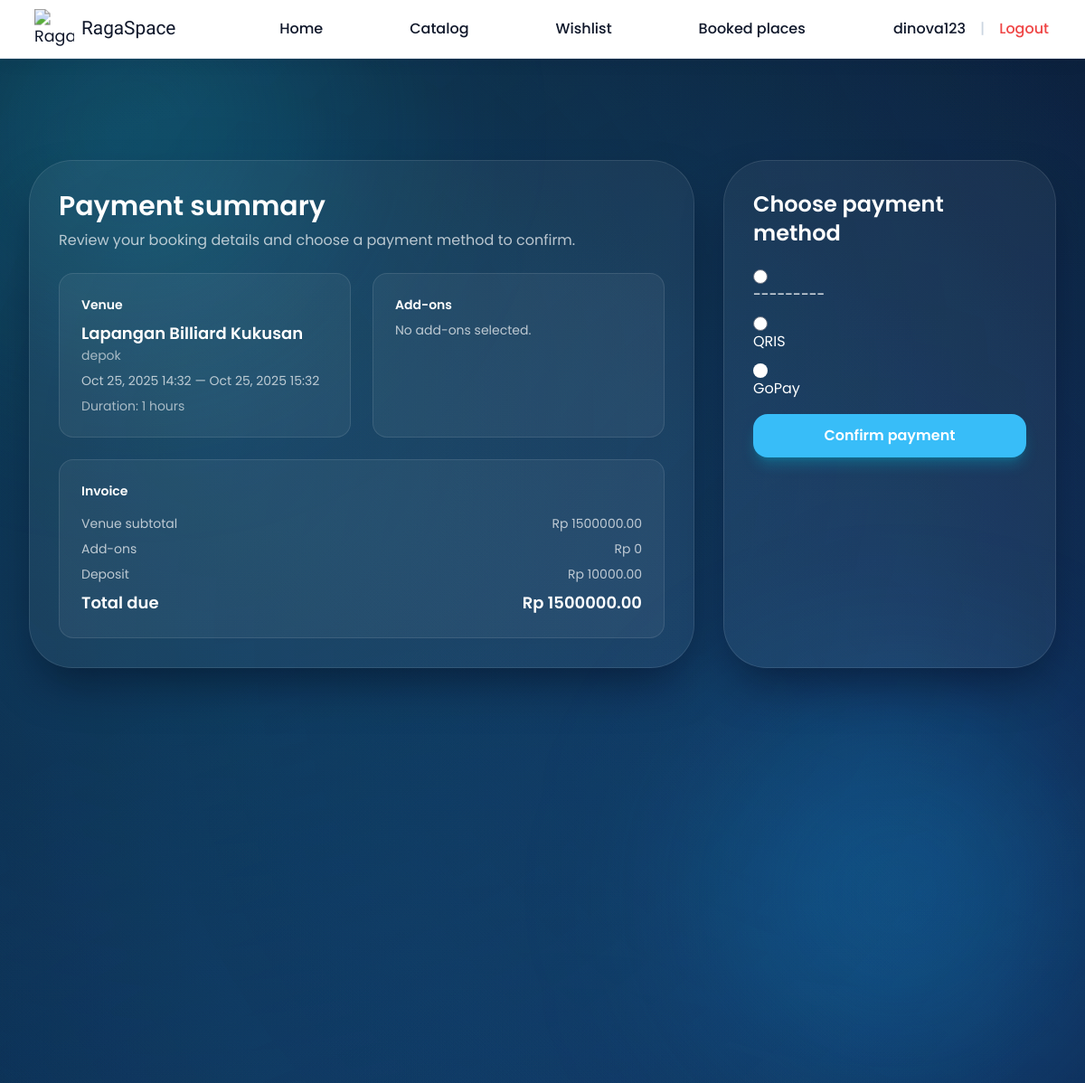
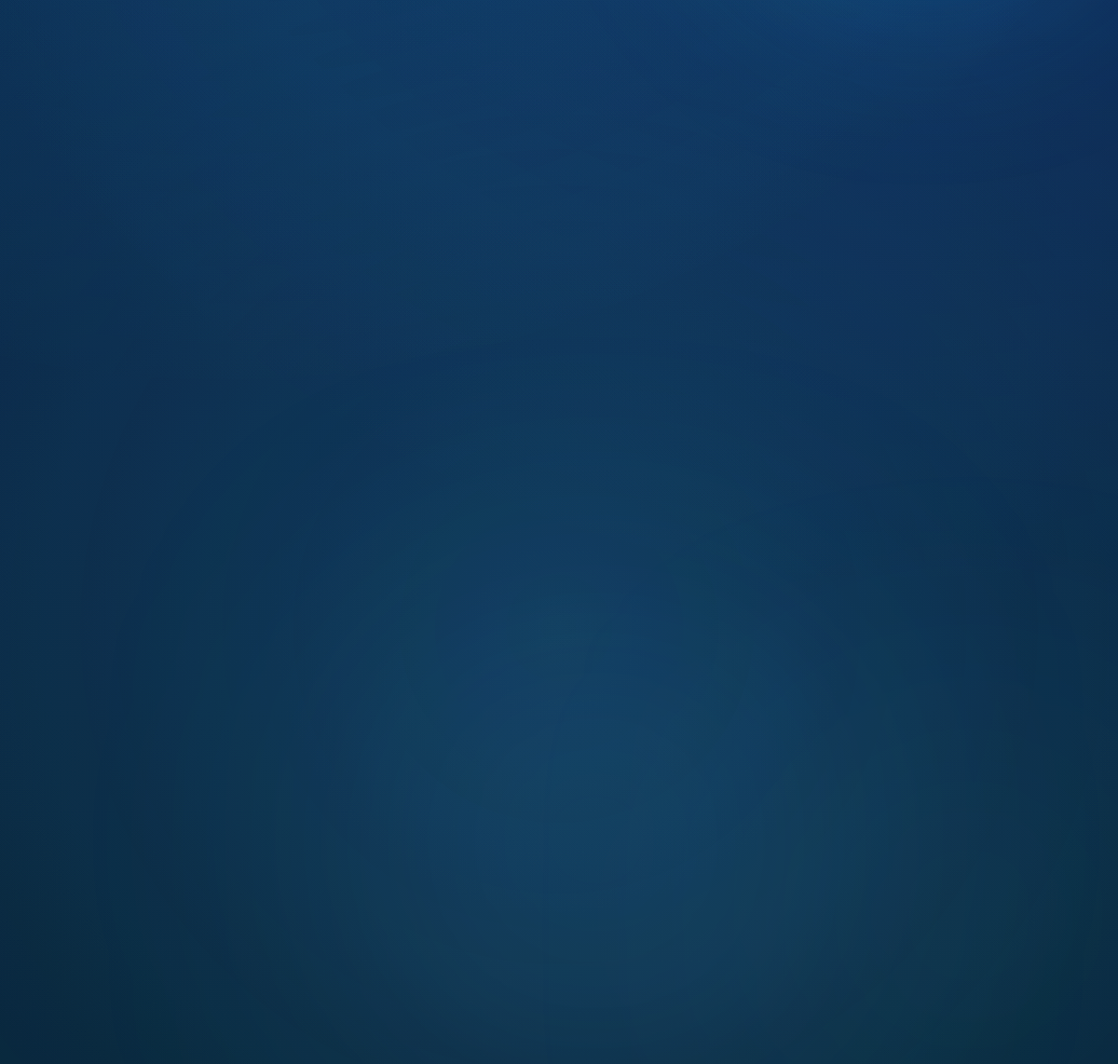
Screenshot of /bookings/2/payment/ (signed in) with the database file from the repository (2 pictures, top to bottom).
### rent/models.py (models this page shows, shortened)
class Booking(models.Model):
    STATUS_PENDING = "pending"
    STATUS_ACTIVE = "active"
    STATUS_CONFIRMED = "confirmed"
    STATUS_COMPLETED = "completed"
    STATUS_CANCELLED = "cancelled"
    STATUS_CHOICES = [
        (STATUS_PENDING, "Pending approval"),
        (STATUS_ACTIVE, "Reserved"),
        (STATUS_CONFIRMED, "Confirmed"),
        (STATUS_COMPLETED, "Completed"),
        (STATUS_CANCELLED, "Cancelled"),
    ]
    ACTIVE_STATUSES = (STATUS_PENDING, STATUS_ACTIVE, STATUS_CONFIRMED)
    user = models.ForeignKey(settings.AUTH_USER_MODEL, on_delete=models.CASCADE, related_name="bookings")
    venue = models.ForeignKey(Venue, on_delete=models.CASCADE, related_name="bookings")
    start_datetime = models.DateTimeField()
    end_datetime = models.DateTimeField()
    addons = models.ManyToManyField("add_on.AddOn", related_name="bookings", blank=True)
    notes = models.TextField(blank=True)
    status = models.CharField(max_length=20, choices=STATUS_CHOICES, default=STATUS_PENDING)
    approved_at = models.DateTimeField(null=True, blank=True)
    approved_by = models.ForeignKey(
        settings.AUTH_USER_MODEL,
        null=True,
        blank=True,
        on_delete=models.SET_NULL,
        related_name="approved_bookings",
    )
    created_at = models.DateTimeField(auto_now_add=True)
    updated_at = models.DateTimeField(auto_now=True)
    class Meta:
        ordering = ["-start_datetime"]
    @property
    def duration_hours(self) -> int:
        delta = self.end_datetime - self.start_datetime
        return int(delta.total_seconds() // 3600)
    @property
    def addons_total(self) -> Decimal:
        return sum((addon.price for addon in self.addons.all()), Decimal("0"))
    @property
    def base_cost(self) -> Decimal:
        return self.venue.hourly_total(self.duration_hours)
    @property
    def total_cost(self) -> Decimal:
        return self.base_cost + self.addons_total
    def ensure_payment(self) -> "Payment":
        from uuid import uuid4
        payment, created = Payment.objects.get_or_create(
            booking=self,
            defaults={
                "method": "qris",
                "status": "waiting",
                "total_amount": self.total_cost,
                "deposit_amount": Decimal("10000"),
                "reference_code": uuid4().hex[:12].upper(),
            },
        )
        if not created and payment.total_amount != self.total_cost:
            payment.total_amount = self.total_cost
            payment.save(update_fields=["total_amount", "updated_at"])
        return payment

class Payment(models.Model):
    METHOD_CHOICES = [
        ("qris", "QRIS"),
        ("gopay", "GoPay"),
    ]
    STATUS_CHOICES = [
        ("waiting", "Waiting for confirmation"),
        ("confirmed", "Confirmed"),
        ("completed", "Completed"),
    ]
    booking = models.OneToOneField(Booking, on_delete=models.CASCADE, related_name="payment")
    method = models.CharField(max_length=20, choices=METHOD_CHOICES)
    status = models.CharField(max_length=20, choices=STATUS_CHOICES, default="waiting")
    total_amount = models.DecimalField(max_digits=10, decimal_places=2)
    deposit_amount = models.DecimalField(max_digits=10, decimal_places=2, default=Decimal("10000"))
    reference_code = models.CharField(max_length=100, unique=True)
    created_at = models.DateTimeField(auto_now_add=True)
    updated_at = models.DateTimeField(auto_now=True)
    class Meta:
        ordering = ["-created_at"]

### manajemen_lapangan/models.py (models this page shows, shortened)
class TimestampedModel(models.Model):
    created_at = models.DateTimeField(auto_now_add=True)
    updated_at = models.DateTimeField(auto_now=True)
    class Meta:
        abstract = True

class Venue(TimestampedModel):
    category = models.ForeignKey(Category, on_delete=models.PROTECT, related_name="venues")
    name = models.CharField(max_length=150)
    slug = models.SlugField(max_length=170, unique=True)
    description = models.TextField()
    location = models.CharField(max_length=150)
    city = models.CharField(max_length=100)
    address = models.TextField(blank=True)
    price_per_hour = models.DecimalField(max_digits=10, decimal_places=2)
    capacity = models.PositiveIntegerField(default=1)
    facilities = models.TextField(help_text="Comma separated facilities list.")
    image_url = models.URLField(blank=True)
    available_start_time = models.TimeField(default=time(7, 0))
    available_end_time = models.TimeField(default=time(22, 0))
    class Meta:
        ordering = ["name"]
    def hourly_total(self, hours: int) -> Decimal:
        return self.price_per_hour * Decimal(hours)

### rent/views.py (the view, shortened to what this page needs)
# urls.py: path("bookings/<int:pk>/payment/", BookingPaymentView.as_view(), name="payment"),
class BookingPaymentView(LoginRequiredMixin, View):
    template_name = "rent/booking_payment.html"
    def _get_booking(self, request: HttpRequest, pk: int) -> Booking:
        booking = get_object_or_404(
            Booking.objects.select_related("venue", "payment").prefetch_related("addons"), pk=pk, user=request.user
        )
        booking.ensure_payment()
        return booking
    def get(self, request: HttpRequest, pk: int) -> HttpResponse:
        booking = self._get_booking(request, pk)
        if booking.status == Booking.STATUS_PENDING:
            messages.error(request, "This booking still requires admin approval before payment.")
            return redirect("wishlist")
        if booking.status in {Booking.STATUS_CANCELLED, Booking.STATUS_COMPLETED}:
            messages.error(request, "This booking can no longer be paid.")
            return redirect("booked-places")
        form = PaymentForm(instance=booking.payment)
        return render(request, self.template_name, {"booking": booking, "form": form})

### rent/forms.py
class PaymentForm(forms.ModelForm):
    class Meta:
        model = Payment
        fields = ("method",)
        widgets = {
            "method": forms.RadioSelect(
                attrs={
                    "class": "flex flex-col gap-3 text-white",
                }
            )
        }

### authentication/context_processors.py (called while the page is built)
def csrf_token_context(request):
    token = request.COOKIES.get(settings.CSRF_COOKIE_NAME)
    if not token:
        token = request.META.get("CSRF_COOKIE") or get_token(request)
    return {
        "csrf_cookie_value": token,
    }

### katalog/context_processors.py (called while the page is built)
def global_filters(request):
    return {
        "global_filter_form": SearchFilterForm(request.GET or None),
    }

### rent/templates/rent/booking_payment.html (shortened to what this page needs)
{% extends 'base.html' %}
{% block content %}
<section class="grid gap-8 lg:grid-cols-[2fr,1fr]">
  <div class="rounded-[3rem] border border-white/10 bg-white/5 p-8 shadow-2xl shadow-slate-950/50 backdrop-blur-2xl">
    <h1 class="text-3xl font-semibold text-white">Payment summary</h1>
    <p class="mt-2 text-white/70">Review your booking details and choose a payment method to confirm.</p>
    <div class="mt-6 grid gap-6 md:grid-cols-2">
      <div class="rounded-2xl border border-white/10 bg-white/5 p-6">
        <h2 class="text-sm font-semibold text-white">Venue</h2>
        <p class="mt-2 text-lg font-semibold text-white">{{ booking.venue.name }}</p>
        <p class="text-sm text-white/60">{{ booking.venue.city }}</p>
        <p class="mt-2 text-sm text-white/70">{{ booking.start_datetime|date:'M d, Y H:i' }} — {{ booking.end_datetime|date:'M d, Y H:i' }}</p>
        <p class="mt-2 text-sm text-white/60">Duration: {{ booking.duration_hours }} hours</p>
      </div>
      <div class="rounded-2xl border border-white/10 bg-white/5 p-6">
        <h2 class="text-sm font-semibold text-white">Add-ons</h2>
        <ul class="mt-2 space-y-2 text-sm text-white/70">
          {% for addon in booking.addons.all %}
          <li class="flex justify-between"><span>{{ addon.name }}</span><span>Rp {{ addon.price }}</span></li>
          {% empty %}
          <li>No add-ons selected.</li>
          {% endfor %}
        </ul>
      </div>
    </div>
    <div class="mt-6 rounded-2xl border border-white/10 bg-white/5 p-6">
      <h2 class="text-sm font-semibold text-white">Invoice</h2>
      <dl class="mt-4 space-y-2 text-sm text-white/70">
        <div class="flex justify-between"><dt>Venue subtotal</dt><dd>Rp {{ booking.base_cost }}</dd></div>
        <div class="flex justify-between"><dt>Add-ons</dt><dd>Rp {{ booking.addons_total }}</dd></div>
        <div class="flex justify-between"><dt>Deposit</dt><dd>Rp {{ booking.payment.deposit_amount }}</dd></div>
        <div class="flex justify-between text-lg font-semibold text-white"><dt>Total due</dt><dd>Rp {{ booking.payment.total_amount }}</dd></div>
      </dl>
    </div>
  </div>
  <div class="rounded-[3rem] border border-white/10 bg-white/5 p-8 shadow-2xl shadow-slate-950/50 backdrop-blur-2xl">
    <h2 class="text-2xl font-semibold text-white">Choose payment method</h2>
    <form method="post" class="mt-6 space-y-4">
      <div>
        {{ form.method }}
      </div>
      <button type="submit" class="w-full rounded-2xl bg-primary px-5 py-3 text-base font-semibold text-white shadow-lg shadow-cyan-500/30 transition hover:bg-primary/80">Confirm payment</button>
    </form>
  </div>
</section>
{% endblock %}

### templates/base.html (shortened to what this page needs)
{% load static %}
<!DOCTYPE html>
<html lang="en">
  <head>
    <script src="https://cdn.tailwindcss.com?plugins=forms,typography,aspect-ratio"></script>
    <link rel="stylesheet" href="{% static 'css/forms.css' %}" />
    <link rel="stylesheet" href="{% static 'css/ragaspace.css' %}" />
  </head>
  <body style="position:relative;padding-bottom:20rem" class="min-h-screen bg-gradient-to-br from-slate-950 via-slate-900 to-slate-950 font-sans text-slate-100 {% block body_class %}{% endblock %}">
    <div class="fixed inset-0 -z-10 overflow-hidden">
  <div class="absolute inset-0 bg-gradient-to-b from-[#0a192f] via-[#0b2348] to-[#082032]"></div>
  <div class="absolute -top-20 -left-20 h-[28rem] w-[28rem] rounded-full bg-cyan-400/20 blur-[120px]"></div>
  <div class="absolute top-1/3 right-0 h-[26rem] w-[26rem] rounded-full bg-sky-500/25 blur-[100px]"></div>
  <div class="absolute bottom-0 left-1/3 h-[30rem] w-[30rem] rounded-full bg-blue-400/15 blur-[140px]"></div>
  <div class="absolute bottom-0 right-0 h-[20rem] w-[20rem] rounded-full bg-cyan-300/10 blur-[160px]"></div>
</div>
    {% block navbar %}
    <header class="sticky top-0 z-40 w-full border-b border-slate-200 bg-white text-slate-900 shadow-lg shadow-slate-900/5" data-animate>
      <nav class="flex w-full items-center px-4 py-3 sm:px-6 lg:px-10">
        <div class="flex flex-1 items-center justify-start">
          <a href="{% url 'home' %}" class="flex items-center justify-center">
            <img src="https://blogger.googleusercontent.com/img/b/R29vZ2xl/AVvXsEgeV4Qyp82p5rnziDdyVVrgMupxo1jWOGGMHdAMAWP3xjP0kZMc9F9fbiyGDTKRgzSgxv1dLhzvF2ZmlQf7b1QNzsAzof7KiV6_ycJ8uDQXwB0z3jiaC7B8h8e5gAPTWxC2arx9kyr6WIIqv0PfKgT6nULG0HTaXymh4tnva8oJvrJ-hHvnx1pp3teX7Vw/s320/ragaspace_logo_black.PNG" style="transform:scale(1.1)" alt="RagaSpace logo" class="h-10 w-10 object-contain" />
              <p style="margin-left:10px;font-family: 'Lilita One', sans-serif;font-size:1.3rem">RagaSpace</p>
          </a>
        </div>
        <div id="primary-navigation" class="hidden flex-1 items-center justify-center gap-24 text-base font-medium md:flex">
          <a href="{% url 'home' %}" class="font-medium text-slate-900 transition hover:text-[#1B89AE]">Home</a>
          {% if request.user.is_staff %}
          <a href="{% url 'admin-dashboard' %}" class="font-medium text-slate-900 transition hover:text-[#1B89AE]" style="text-wrap:nowrap">Admin workspace</a>
          <a href="{% url 'admin-bookings' %}" style="text-wrap:nowrap" class="font-medium text-slate-900 transition hover:text-[#1B89AE]">Booking approvals</a>
          <a
            href="{% url 'admin-venues' %}?show=create"
            data-modal-target="venue-create-modal"
            style="text-wrap:nowrap"
            class="rounded-xl bg-slate-900 px-4 py-2 text-sm font-semibold text-white transition hover:bg-slate-800"
            >Add venue</a
          >
          {% else %}
           <a href="{% url 'catalog' %}" class="font-medium text-slate-900 transition hover:text-[#1B89AE]">Catalog</a>
          <a href="{% url 'wishlist' %}" class="font-medium text-slate-900 transition hover:text-[#1B89AE]">Wishlist</a>
          <a href="{% url 'booked-places' %}" class="font-medium text-slate-900 transition hover:text-[#1B89AE]" style="text-wrap:nowrap">Booked places</a>
          {% endif %}
        </div>
        <div class="hidden flex-1 items-center justify-end gap-4 text-base font-medium md:flex">
          {% if user.is_authenticated %}
          <span class="text-base font-medium text-slate-900">{{ request.user.username }}</span>
          <span aria-hidden="true" class="text-slate-300">|</span>
          <a href="{% url 'authentication:logout' %}" class="font-medium text-red-500 transition hover:text-red-600">Logout</a>
          {% else %}
          <a href="{% url 'authentication:login' %}" class="font-medium text-slate-900 transition hover:text-[#1B89AE]">Login</a>
          <a href="{% url 'authentication:register' %}" class="rounded-xl bg-[#1B89AE] px-4 py-2 text-sm font-semibold text-white transition hover:bg-[#15647F]">Register</a>
          {% endif %}
        </div>
      </nav>
    </header>
    {% endblock %}
    <div class="{% block page_shell_class %}relative mx-auto flex min-h-screen w-full max-w-7xl flex-col px-4 pb-6 pt-20 sm:px-8 lg:pt-28{% endblock %}" data-page-shell>
      <main class="{% block main_class %}flex-1{% endblock %}">
        {% block content %}{% endblock %}
      </main>
    </div>
  </body>
</html>

### static/css/forms.css (style rules this page uses)
body { color-scheme: dark; font-family: "Poppins", "Inter", "Segoe UI", system-ui, -apple-system, sans-serif; }
:root { --custom-select-bg: rgba(255, 255, 255, 0.1); --custom-select-bg-hover: rgba(255, 255, 255, 0.14); --custom-select-bg-focus: rgba(255, 255, 255, 0.18); --custom-select-border: rgba(148, 163, 184, 0.35); --custom-select-border-hover: rgba(226, 232, 240, 0.75); --custom-select-highlight: rgba(37, 99, 235, 0.92); --custom-select-highlight-text: #f8fafc; --custom-select-text: #f8fafc; --custom-select-shadow: inset 0 1px 0 rgba(255, 255, 255, 0.04), 0 18px 45px rgba(15, 23, 42, 0.45); --custom-select-shadow-focus: 0 0 0 4px rgba(148, 163, 184, 0.25), 0 24px 60px rgba(15, 23, 42, 0.6); --custom-select-surface: linear-gradient(140deg, rgba(255, 255, 255, 0.16), rgba(255, 255, 255, 0.08)); --custom-select-surface-focus: linear-gradient(140deg, rgba(255, 255, 255, 0.22), rgba(255, 255, 255, 0.1)); }

### static/css/ragaspace.css (style rules this page uses)
:root { --raga-primary: #38bdf8; --raga-secondary: #0f172a; --raga-accent: #22d3ee; --raga-highlight: rgba(34, 211, 238, 0.35); }
body { background-attachment: fixed; position: relative; }
[data-page-shell] { opacity: 0; transform: translate3d(0, 36px, 0) scale(0.985); filter: blur(18px); transition: opacity 0.8s cubic-bezier(0.22, 1, 0.36, 1), transform 0.8s cubic-bezier(0.22, 1, 0.36, 1), filter 0.8s cubic-bezier(0.22, 1, 0.36, 1); will-change: opacity, transform, filter; }
[data-page-shell].is-ready { opacity: 1; transform: translate3d(0, 0, 0) scale(1); filter: blur(0); }
[data-page-shell] { --page-transition-duration: 0.6s; }
body::before, body::after { content: ""; position: fixed; inset: 0; z-index: -1; background: radial-gradient(circle at 20% 20%, rgba(34, 211, 238, 0.12), transparent 55%), radial-gradient(circle at 80% 30%, rgba(59, 130, 246, 0.1), transparent 60%), radial-gradient(circle at 50% 80%, rgba(56, 189, 248, 0.12), transparent 60%); filter: blur(0px); opacity: 0.75; pointer-events: none; }
[data-animate] { opacity: 0; transform: translate3d(0, 32px, 0) scale(0.98); transition: opacity 0.6s cubic-bezier(0.22, 1, 0.36, 1), transform 0.6s cubic-bezier(0.22, 1, 0.36, 1), filter 0.6s cubic-bezier(0.22, 1, 0.36, 1); filter: blur(8px); }
[data-animate].is-visible { opacity: 1; transform: translate3d(0, 0, 0) scale(1); filter: blur(0px); }

### rows the page displays
Booking: venue.name "Lapangan Billiard Kukusan", venue.city "depok", start_datetime "Oct 25, 2025 14:32", end_datetime "Oct 25, 2025 15:32", duration_hours "1", base_cost "1500000.00", addons_total "0", payment.deposit_amount "10000.00", payment.total_amount "1500000.00"
Payment: method "☐ --------- ☐ QRIS ☑ GoPay"

### other values shown
{{ request.user.username }} "dinova123"
